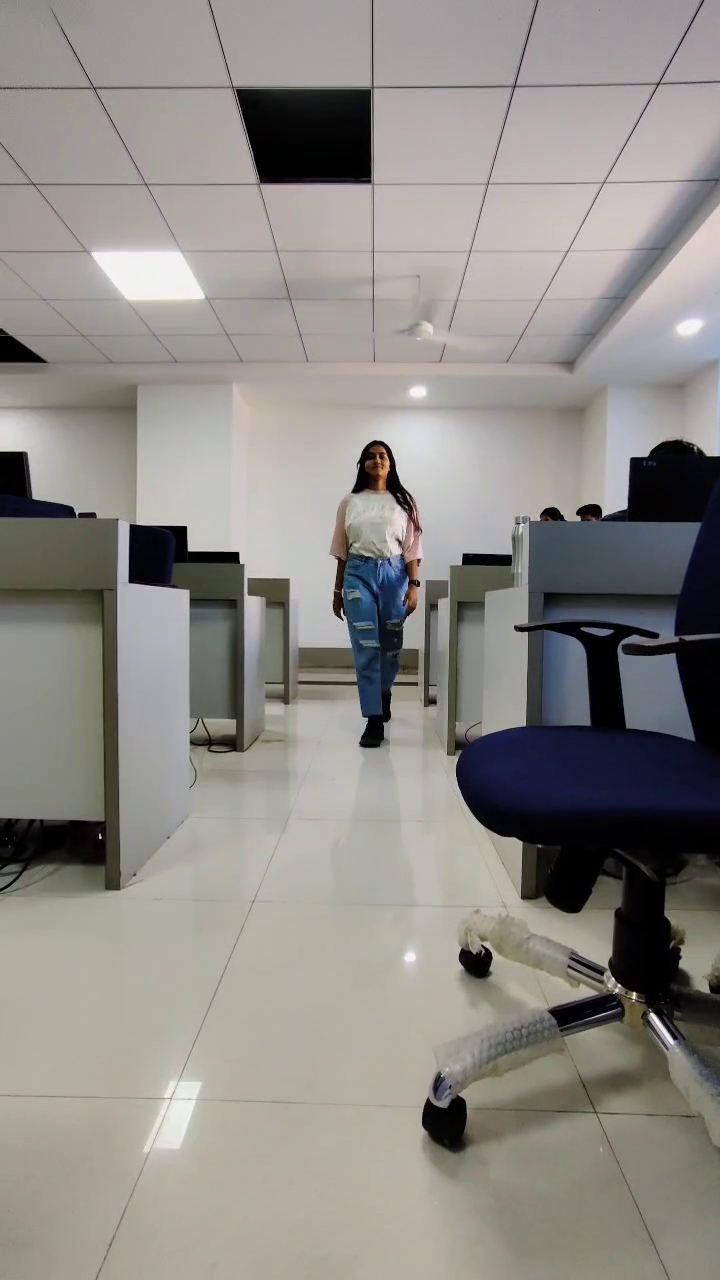
#> input picture frame 14 of hellwork4.mp4, 720 x 1280 px, given in place of hellwork.avi, which was not available
$ python '2-human detection.py'
#> lines starting #> are read from the running program, lines starting #| are printed output that depends on the picture; after the words box and inside, x2 and y2 are one past the last pixel; in counts of white or black regions, pixels touching at a corner belong together; pictures that were not available may be replaced by others from this repository, and a replacement may not be noted
import cv2
import numpy as np

cap = cv2.VideoCapture('hellwork.avi')
human_cascade = cv2.CascadeClassifier('haarcascade_fullbody.xml')

while True:
    ret, frame = cap.read()
#> frame is the input picture: shape (1280, 720, 3); mean B, G, R 134.3, 139.4, 142.1
    if not ret:
        break

    gray = cv2.cvtColor(frame, cv2.COLOR_BGR2GRAY)
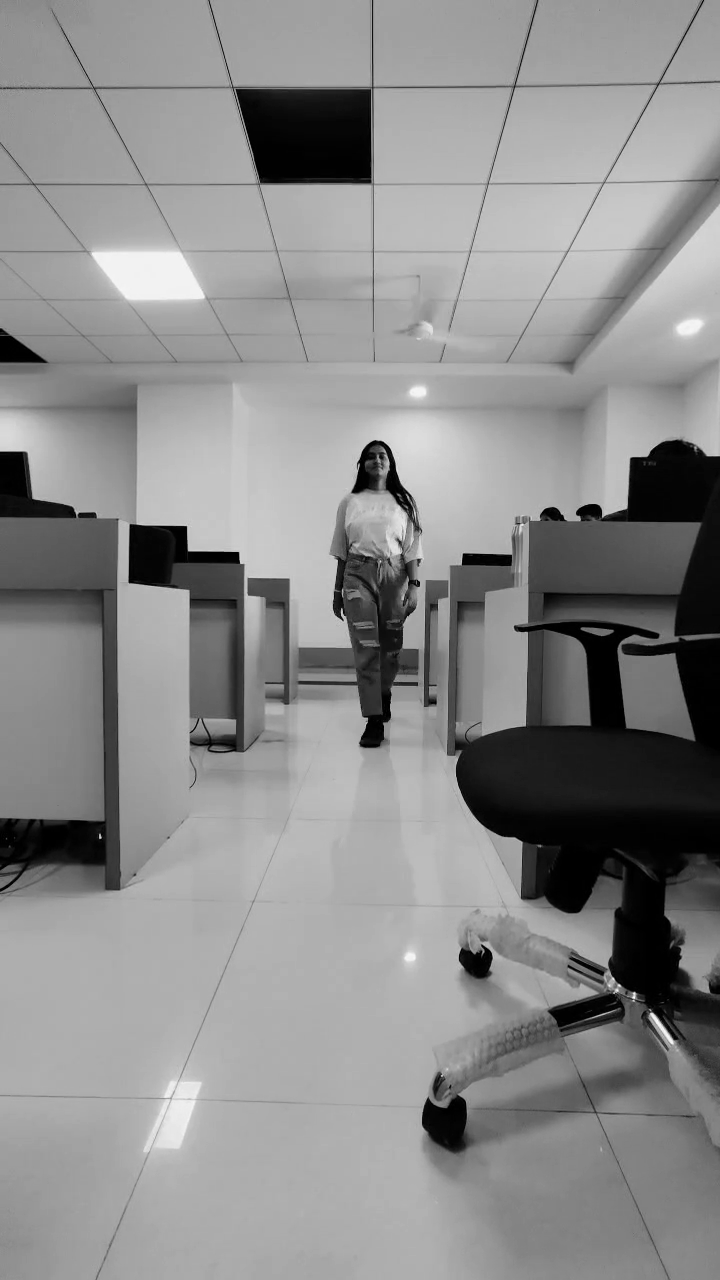
#> gray: shape (1280, 720); min 0, max 253, mean 139.6
    humans = human_cascade.detectMultiScale(gray, 1.9, 1)
#> humans = ()

    # Apply non-maximum suppression manually
    indices = []
    for i in range(len(humans)):
        for j in range(i + 1, len(humans)):
            # Check if the intersection over union (IoU) is greater than the threshold
            intersection = (
                max(humans[i][0], humans[j][0]),
                max(humans[i][1], humans[j][1]),
                min(humans[i][0] + humans[i][2], humans[j][0] + humans[j][2]),
                min(humans[i][1] + humans[i][3], humans[j][1] + humans[j][3])
            )
            area_intersection = max(0, intersection[2] - intersection[0]) * max(0, intersection[3] - intersection[1])
            area_union = (humans[i][2] * humans[i][3]) + (humans[j][2] * humans[j][3]) - area_intersection
            iou = area_intersection / area_union

            # If IoU is less than the threshold, keep the bounding box
            if iou < 0.4:
                indices.append(i)
#> this loop made 0 passes
#> after the loop, indices = []

    # Display the resulting frame
    for i in indices:
        (x, y, w, h) = humans[i]
        cv2.rectangle(frame, (x, y), (x+w, y+h), (255, 0, 0), 2)

    num_humans = len(indices)
#> num_humans = 0
    cv2.putText(frame, f'Number of Humans: {num_humans}', (10, 30), cv2.FONT_HERSHEY_SIMPLEX, 1, (0, 255, 0), 2)
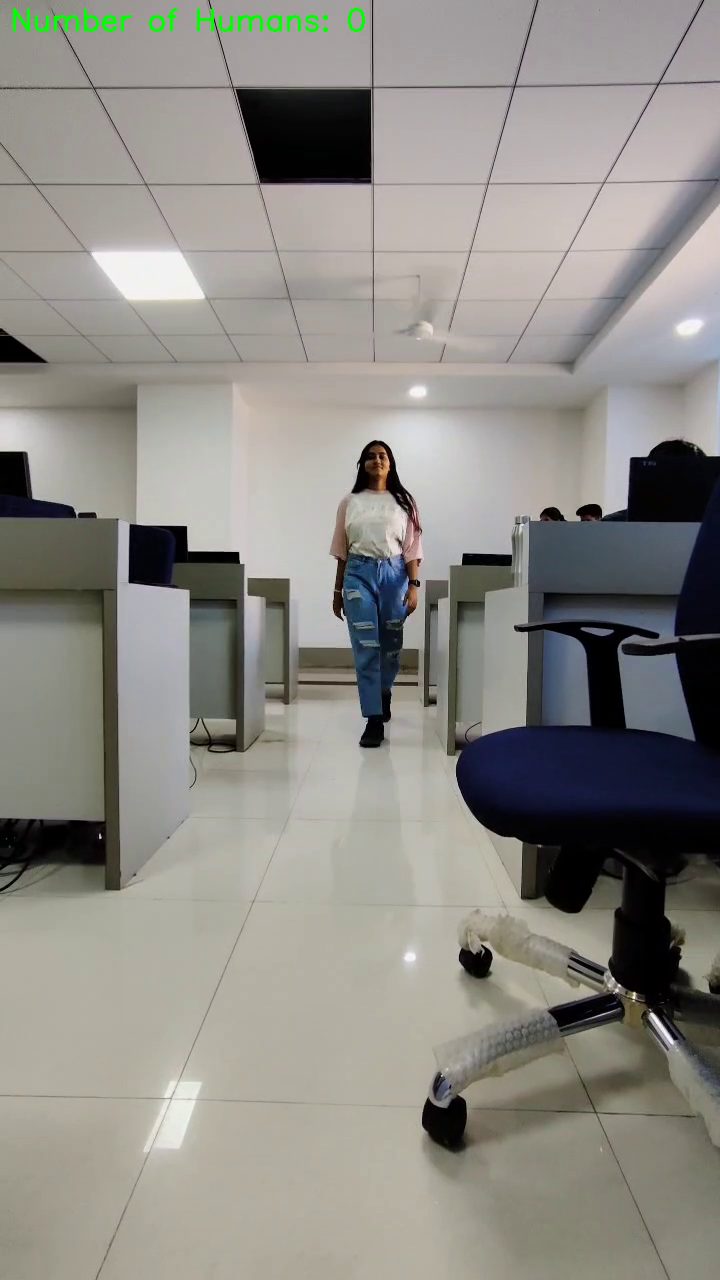
#> frame: shape (1280, 720, 3); 0.23% of pixels changed, all inside (x1, y1, x2, y2) = (13, 8, 365, 32)

    cv2.imshow('frame', frame)

    if cv2.waitKey(100) & 0xFF == ord('q'):
#> (key q is pressed here)
        break

# When everything is done, release the capture
cap.release()
cv2.destroyAllWindows()

$ run again, starting later in the video
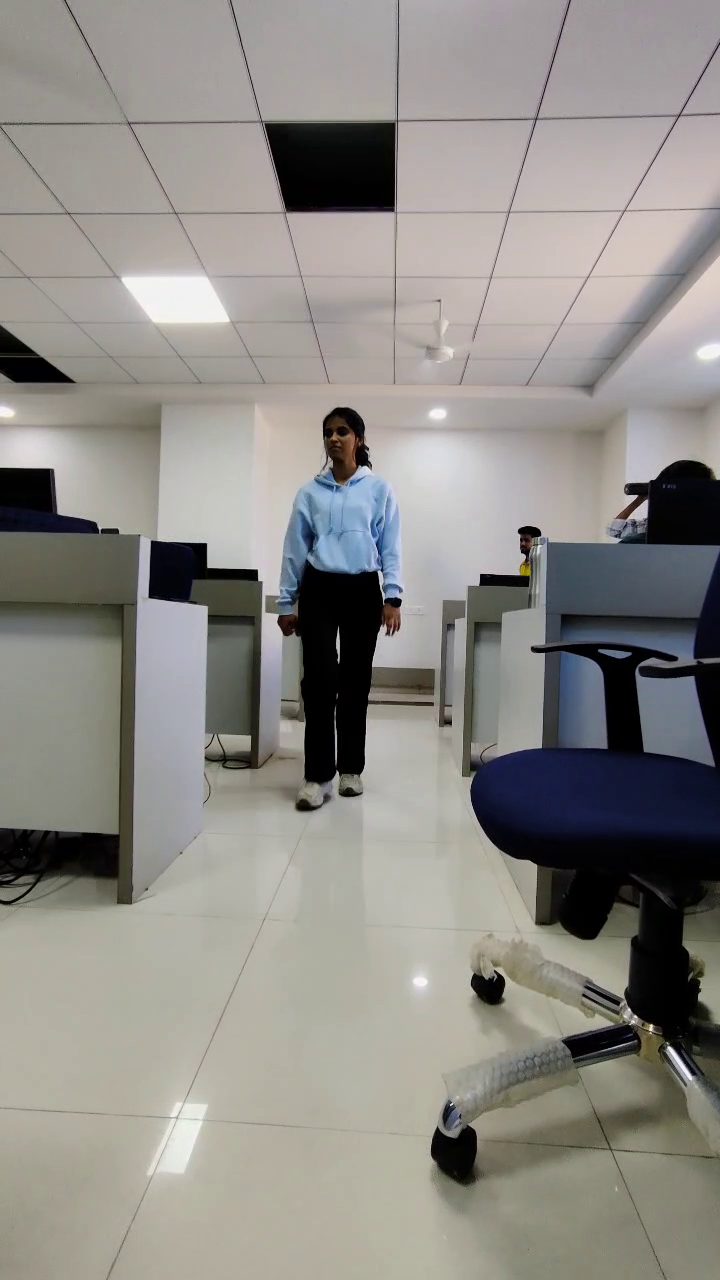
#> input picture frame 66 of hellwork4.mp4, 720 x 1280 px, given in place of hellwork.avi, which was not available
#> frame is the input picture: shape (1280, 720, 3); mean B, G, R 135, 139.6, 142.2
#> `gray = cv2.cvtColor(frame, cv2.COLOR_BGR2GRAY)`:
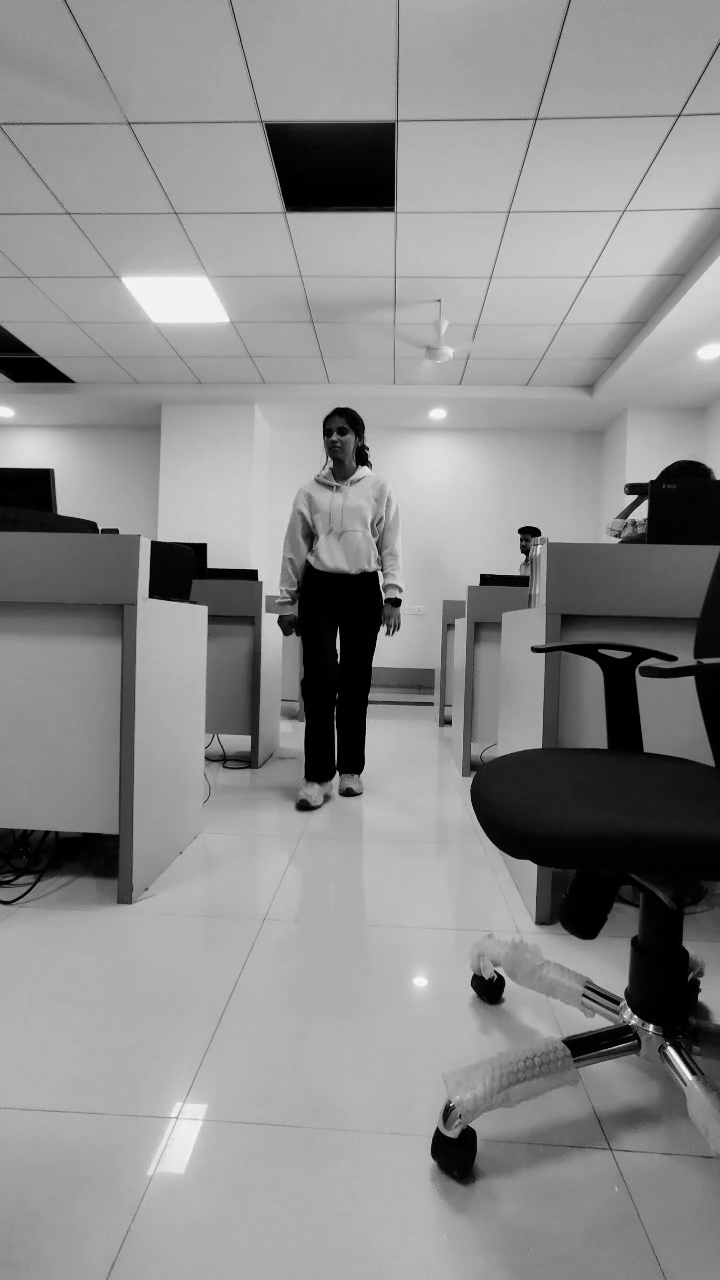
#> gray: shape (1280, 720); min 0, max 252, mean 139.8
#> humans = ()
#> after the loop `for i in range(len(humans)):`: indices = []
#> num_humans = 0
#> `cv2.putText(frame, f'Number of Humans: {num_humans}', (10, 30), cv2.FO..`:
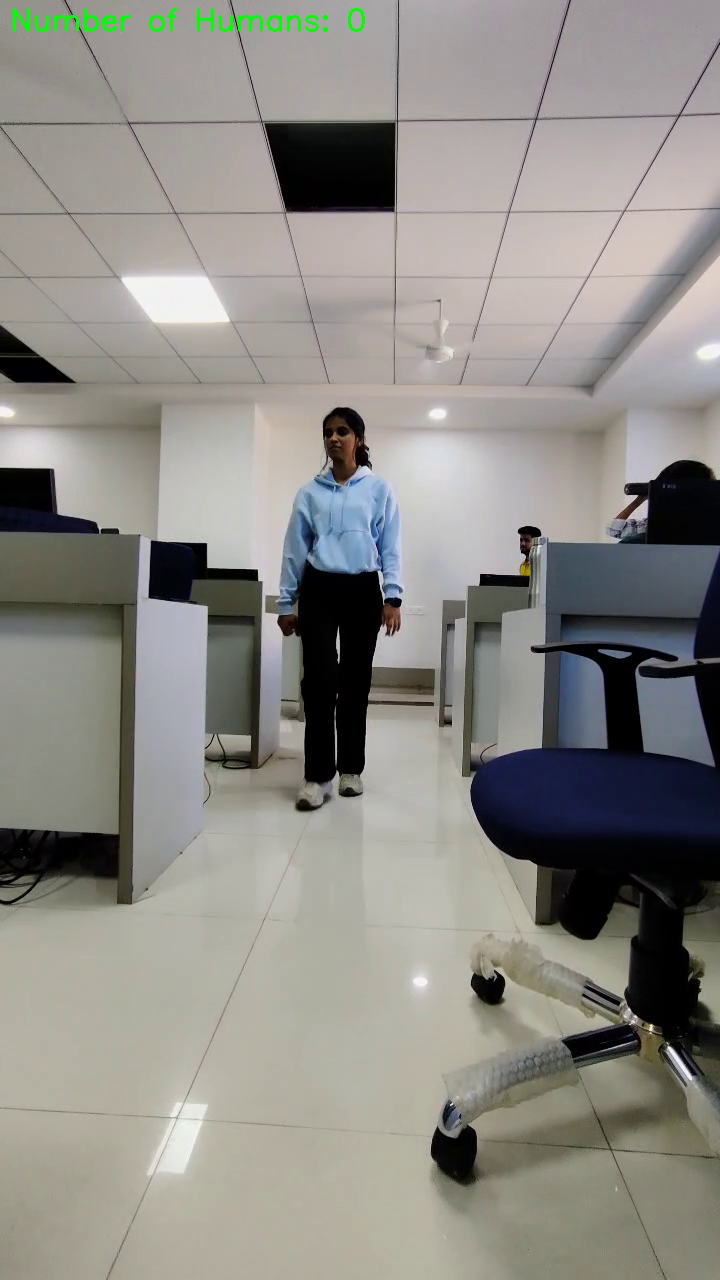
#> frame: shape (1280, 720, 3); 0.23% of pixels changed, all inside (x1, y1, x2, y2) = (13, 8, 365, 32)

$ run again, starting later in the video
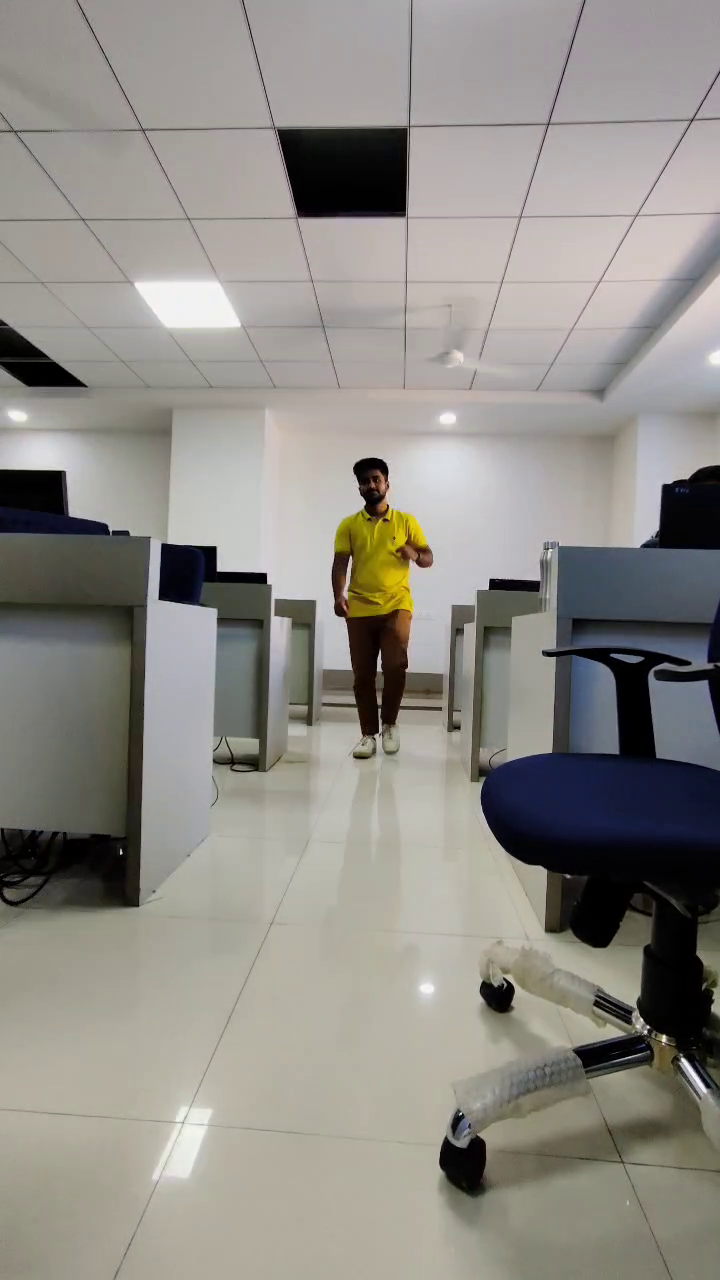
#> input picture frame 117 of hellwork4.mp4, 720 x 1280 px, given in place of hellwork.avi, which was not available
#> frame is the input picture: shape (1280, 720, 3); mean B, G, R 134.6, 140.5, 143.5
#> `gray = cv2.cvtColor(frame, cv2.COLOR_BGR2GRAY)`:
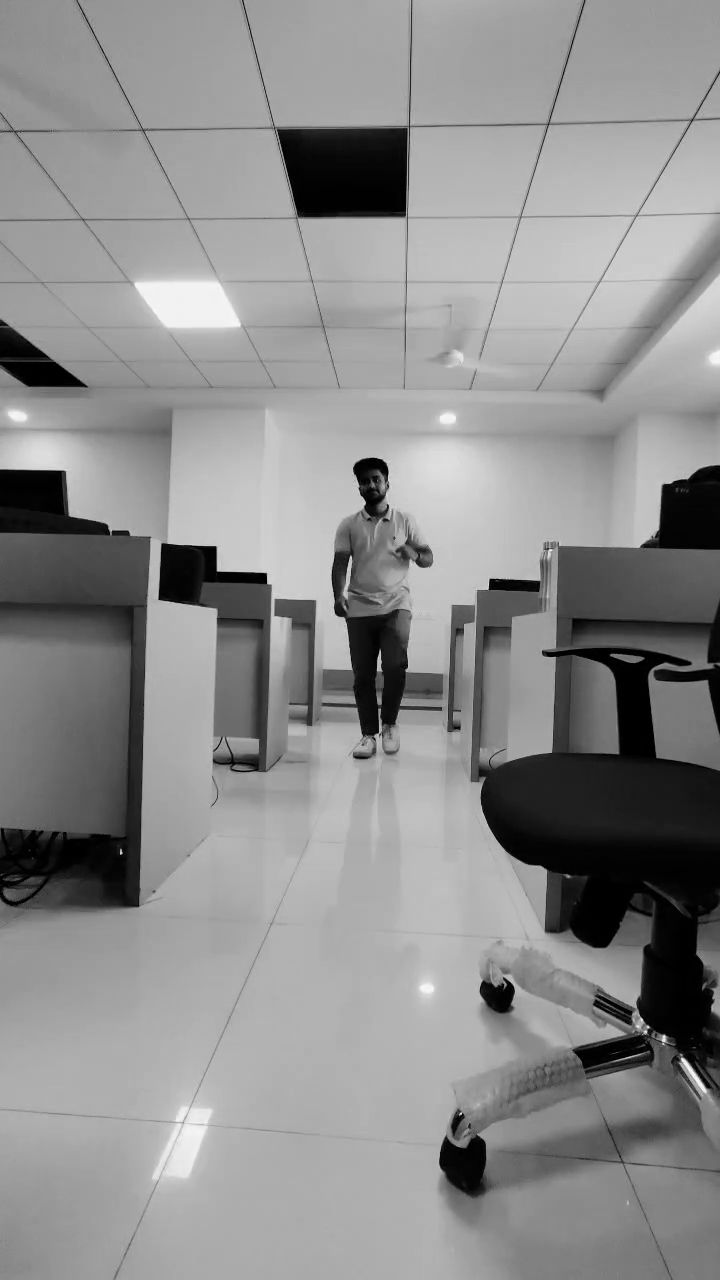
#> gray: shape (1280, 720); min 0, max 251, mean 140.7
#> humans = ()
#> after the loop `for i in range(len(humans)):`: indices = []
#> num_humans = 0
#> `cv2.putText(frame, f'Number of Humans: {num_humans}', (10, 30), cv2.FO..`:
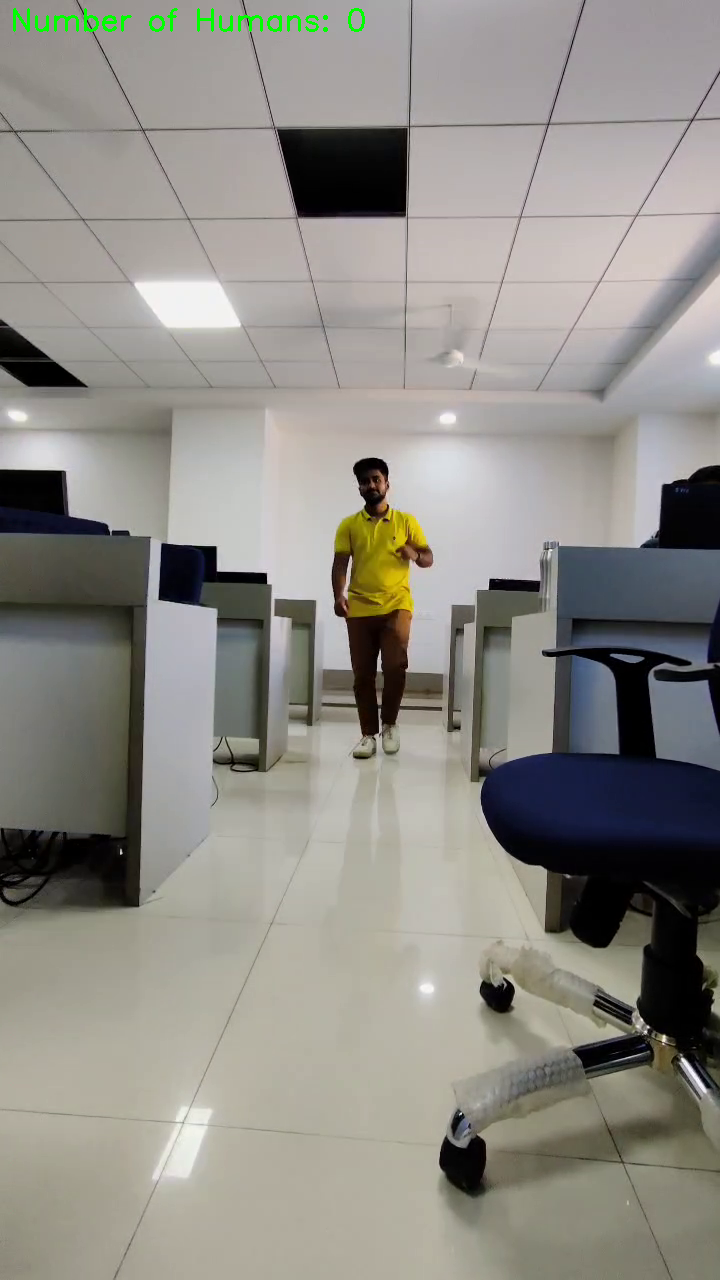
#> frame: shape (1280, 720, 3); 0.23% of pixels changed, all inside (x1, y1, x2, y2) = (13, 8, 365, 32)
